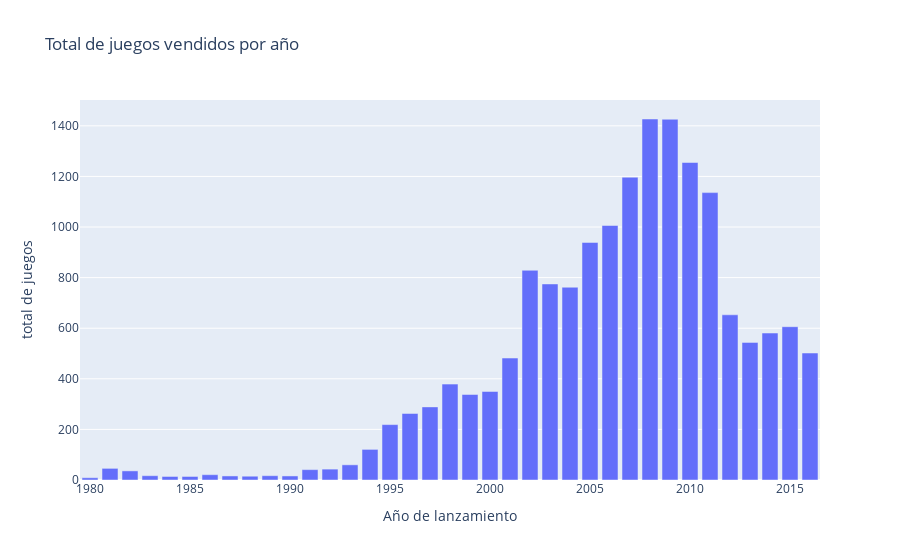

The code cell stored with this chart in its notebook:
### Code cell
fig = px.bar(games, x="year_of_release", y="name", title="Total de juegos vendidos por año")
fig.update_layout(xaxis_title = 'Año de lanzamiento' , yaxis_title= 'total de juegos')
fig.show()

### Figure 1 — Plotly figure (JSON) as saved in the notebook; plotly's stock layout.template omitted (floating-point values rounded to 4 significant figures)
{"data": [{"alignmentgroup": "True", "hovertemplate": "year_of_release=%{x}<br>name=%{y}<extra></extra>", "legendgroup": "", "marker": {"color": "#636efa", "pattern": {"shape": ""}}, "name": "", "offsetgroup": "", "orientation": "v", "showlegend": false, "textposition": "auto", "type": "bar", "x": [1980, 1981, 1982, 1983, 1984, 1985, 1986, 1987, 1988, 1989, 1990, 1991, 1992, 1993, 1994, 1995, 1996, 1997, 1998, 1999, 2000, 2001, 2002, 2003, 2004, 2005, 2006, 2007, 2008, 2009, 2010, 2011, 2012, 2013, 2014, 2015, 2016], "xaxis": "x", "y": [9, 46, 36, 17, 14, 14, 21, 16, 15, 17, 16, 41, 43, 60, 121, 219, 263, 289, 379, 338, 350, 482, 829, 775, 762, 939, 1006, 1197, 1427, 1426, 1255, 1136, 653, 544, 581, 606, 502], "yaxis": "y"}], "layout": {"barmode": "relative", "legend": {"tracegroupgap": 0}, "title": {"text": "Total de juegos vendidos por año"}, "xaxis": {"anchor": "y", "domain": [0, 1], "title": {"text": "Año de lanzamiento"}}, "yaxis": {"anchor": "x", "domain": [0, 1], "title": {"text": "total de juegos"}}}}
